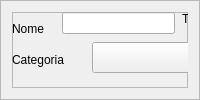
            <widget class="QFrame" name="frame_5">
             <property name="frameShape">
              <enum>QFrame::StyledPanel</enum>
             </property>
             <property name="frameShadow">
              <enum>QFrame::Raised</enum>
             </property>
             <layout class="QHBoxLayout" name="horizontalLayout_3">
              <item>
               <widget class="QFrame" name="frame_6">
                <property name="enabled">
                 <bool>true</bool>
                </property>
                <property name="sizePolicy">
                 <sizepolicy hsizetype="Preferred" vsizetype="MinimumExpanding">
                  <horstretch>0</horstretch>
                  <verstretch>0</verstretch>
                 </sizepolicy>
                </property>
                <property name="frameShape">
                 <enum>QFrame::StyledPanel</enum>
                </property>
                <property name="frameShadow">
                 <enum>QFrame::Raised</enum>
                </property>
                <widget class="QLabel" name="label_39">
                 <property name="geometry">
                  <rect>
                   <x>0</x>
                   <y>10</y>
                   <width>58</width>
                   <height>14</height>
                  </rect>
                 </property>
                 <property name="text">
                  <string>Nome</string>
                 </property>
                </widget>
                <widget class="QLabel" name="label_41">
                 <property name="geometry">
                  <rect>
                   <x>170</x>
                   <y>0</y>
                   <width>58</width>
                   <height>14</height>
                  </rect>
                 </property>
                 <property name="text">
                  <string>Tempo</string>
                 </property>
                </widget>
                <widget class="QLineEdit" name="name">
                 <property name="geometry">
                  <rect>
                   <x>50</x>
                   <y>0</y>
                   <width>113</width>
                   <height>22</height>
                  </rect>
                 </property>
                 <property name="text">
                  <string/>
                 </property>
                 <property name="maxLength">
                  <number>12</number>
                 </property>
                </widget>
                <widget class="QSpinBox" name="tempo">
                 <property name="geometry">
                  <rect>
                   <x>230</x>
                   <y>0</y>
                   <width>51</width>
                   <height>23</height>
                  </rect>
                 </property>
                 <property name="minimum">
                  <number>20</number>
                 </property>
                 <property name="maximum">
                  <number>250</number>
                 </property>
                 <property name="value">
                  <number>120</number>
                 </property>
                 <property name="displayIntegerBase">
                  <number>10</number>
                 </property>
                </widget>
                <widget class="QLabel" name="label_40">
                 <property name="geometry">
                  <rect>
                   <x>0</x>
                   <y>40</y>
                   <width>81</width>
                   <height>16</height>
                  </rect>
                 </property>
                 <property name="text">
                  <string>Categoria</string>
                 </property>
                </widget>
                <widget class="QComboBox" name="patchCategory">
                 <property name="geometry">
                  <rect>
                   <x>80</x>
                   <y>30</y>
                   <width>211</width>
                   <height>31</height>
                  </rect>
                 </property>
                </widget>
               </widget>
              </item>
             </layout>
            </widget>
